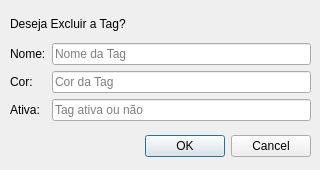
<?xml version="1.0" encoding="UTF-8"?>
<ui version="4.0">
 <class>TagConfirmDialog</class>
 <widget class="QDialog" name="TagConfirmDialog">
  <property name="geometry">
   <rect>
    <x>0</x>
    <y>0</y>
    <width>320</width>
    <height>170</height>
   </rect>
  </property>
  <property name="windowTitle">
   <string>Dialog</string>
  </property>
  <widget class="QDialogButtonBox" name="bbConfirm">
   <property name="geometry">
    <rect>
     <x>10</x>
     <y>130</y>
     <width>301</width>
     <height>32</height>
    </rect>
   </property>
   <property name="orientation">
    <enum>Qt::Orientation::Horizontal</enum>
   </property>
   <property name="standardButtons">
    <set>QDialogButtonBox::StandardButton::Cancel|QDialogButtonBox::StandardButton::Ok</set>
   </property>
  </widget>
  <widget class="QWidget" name="verticalLayoutWidget">
   <property name="geometry">
    <rect>
     <x>10</x>
     <y>10</y>
     <width>301</width>
     <height>111</height>
    </rect>
   </property>
   <layout class="QVBoxLayout" name="layPrincipal">
    <item>
     <widget class="QLabel" name="lblPergunta">
      <property name="text">
       <string>Deseja Excluir a Tag?</string>
      </property>
     </widget>
    </item>
    <item>
     <layout class="QFormLayout" name="layForm">
      <item row="0" column="0">
       <widget class="QLabel" name="lblNome">
        <property name="text">
         <string>Nome:</string>
        </property>
       </widget>
      </item>
      <item row="0" column="1">
       <widget class="QLineEdit" name="edtNome">
        <property name="enabled">
         <bool>true</bool>
        </property>
        <property name="readOnly">
         <bool>true</bool>
        </property>
        <property name="placeholderText">
         <string>Nome da Tag</string>
        </property>
       </widget>
      </item>
      <item row="1" column="0">
       <widget class="QLabel" name="lblBanco">
        <property name="text">
         <string>Cor: </string>
        </property>
       </widget>
      </item>
      <item row="1" column="1">
       <widget class="QLineEdit" name="edtCor">
        <property name="readOnly">
         <bool>true</bool>
        </property>
        <property name="placeholderText">
         <string>Cor da Tag</string>
        </property>
       </widget>
      </item>
      <item row="2" column="0">
       <widget class="QLabel" name="lblAtiva">
        <property name="text">
         <string>Ativa:</string>
        </property>
       </widget>
      </item>
      <item row="2" column="1">
       <widget class="QLineEdit" name="edtAtiva">
        <property name="readOnly">
         <bool>true</bool>
        </property>
        <property name="placeholderText">
         <string>Tag ativa ou não</string>
        </property>
       </widget>
      </item>
     </layout>
    </item>
   </layout>
  </widget>
 </widget>
 <resources/>
 <connections>
  <connection>
   <sender>bbConfirm</sender>
   <signal>accepted()</signal>
   <receiver>TagConfirmDialog</receiver>
   <slot>accept()</slot>
   <hints>
    <hint type="sourcelabel">
     <x>248</x>
     <y>254</y>
    </hint>
    <hint type="destinationlabel">
     <x>157</x>
     <y>274</y>
    </hint>
   </hints>
  </connection>
  <connection>
   <sender>bbConfirm</sender>
   <signal>rejected()</signal>
   <receiver>TagConfirmDialog</receiver>
   <slot>reject()</slot>
   <hints>
    <hint type="sourcelabel">
     <x>316</x>
     <y>260</y>
    </hint>
    <hint type="destinationlabel">
     <x>286</x>
     <y>274</y>
    </hint>
   </hints>
  </connection>
 </connections>
</ui>
